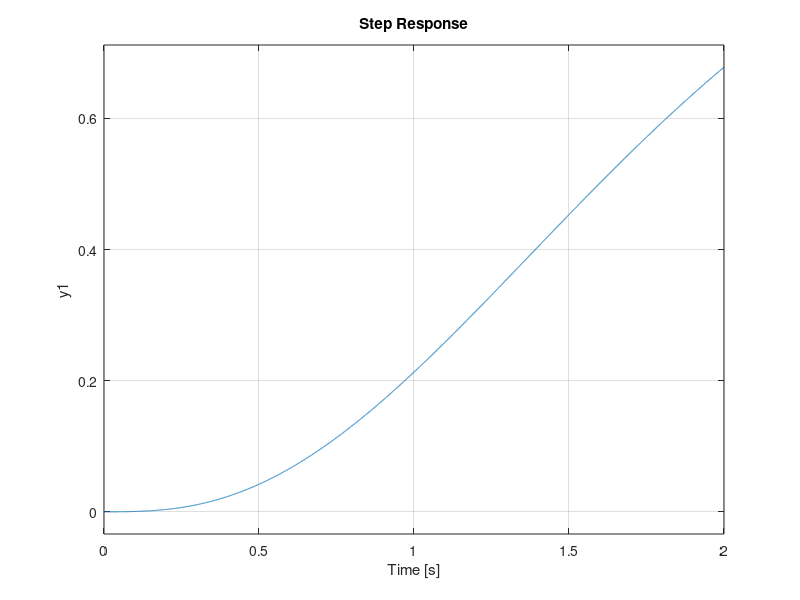

MATLAB code for this plot: (Note: this script raises an error after producing the figure.)
clear
clc
close all

%Define system

A = [0 1 0 0;0 0 1 0;0 0 0 1;0 0 0 -5];

B = [0;0;0;17];

C = [1 0 0 0];

D = 0;

%Choose Q and R

Q = diag([1 0.5 0.2 0.1]);
R = [0.000005];
        

[K, S, E] = lqr(A, B, Q, R);

disp('K computed via LQR:') 
K
Acl = (A - B*K);
Ecl = eig(Acl);
syscl = ss(Acl,B,C,D);
Kdc = dcgain(syscl);
Kr = 1 / Kdc;
syscl_sc = ss(Acl,B*Kr,C,D);
[y, t] = step(syscl_sc);
step(syscl_sc);
[num , den] = ss2tf(Acl,B*Kr,C,D);
G = tf(num , den);

[num1 , den1] = ss2tf(A,B,C,D);
P = tf(num1 , den1);
C = G/(P-G*P);
% Calculate step response characteristics using stepinfo
info = stepinfo(y,t);
disp('info computed via LQR:') 
info

